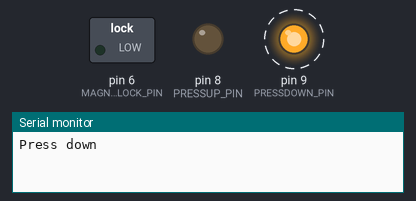
The sketch below on a simulated Arduino Uno, built with avr-gcc and run on an emulated ATmega328P. Shown: switched loads named in the sketch (green lamp = pin HIGH), output pins drawn as LEDs (lit = HIGH), the last lines printed to the serial monitor. Dashed ring = blinking.

Above: at 0.5 s.
At 2.5 s:
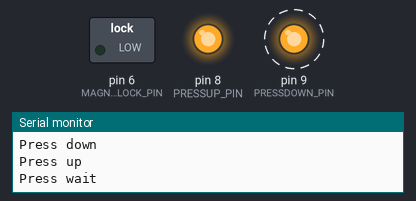
Timing chart, 0 to 5.2 s (numbered marks = the images above):
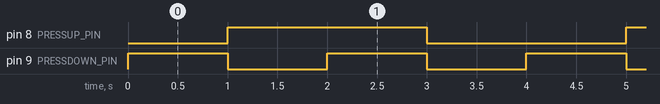

Measured:
- by itself, pin 8 (PRESSUP_PIN): alternates HIGH for 2.0 s and LOW for 2.0 s
- by itself, pin 9 (PRESSDOWN_PIN): alternates HIGH for 1.0 s and LOW for 1.0 s
- by itself, everything shown: repeats every 4.0 s, in 4 steps

The sketch:

testPressMotor.ino
```cpp
#define MAGNETIC_LOCK_PIN 6 // Manyetik kilit pin
#define SIM808_POWER_PIN 7  // SIM808 güç pin
#define PRESSUP_PIN 8       // Presi aşağı indirmek için kullanılan pin
#define PRESSDOWN_PIN 9     // Presi yukarı çıkartmak için kullanılan pin


void setup()
{
    Serial.begin(9600);
    pinMode(MAGNETIC_LOCK_PIN, OUTPUT);
    pinMode(SIM808_POWER_PIN, OUTPUT);
    pinMode(PRESSUP_PIN, OUTPUT);
    pinMode(PRESSDOWN_PIN, OUTPUT);
    digitalWrite(MAGNETIC_LOCK_PIN, LOW);
    digitalWrite(SIM808_POWER_PIN, LOW);
    digitalWrite(PRESSUP_PIN, LOW);
    digitalWrite(PRESSDOWN_PIN, LOW);
}

void loop()
{
    Serial.println("Press down");
    digitalWrite(PRESSDOWN_PIN, HIGH);
    digitalWrite(PRESSUP_PIN, LOW);
    delay(1000);

    Serial.println("Press up");
    digitalWrite(PRESSDOWN_PIN, LOW);
    digitalWrite(PRESSUP_PIN, HIGH);
    delay(1000);

    Serial.println("Press wait");
    digitalWrite(PRESSDOWN_PIN, HIGH);
    digitalWrite(PRESSUP_PIN, HIGH);
    delay(1000);

    Serial.println("Press stop");
    digitalWrite(PRESSDOWN_PIN, LOW);
    digitalWrite(PRESSUP_PIN, LOW);
    delay(1000);
}
```
